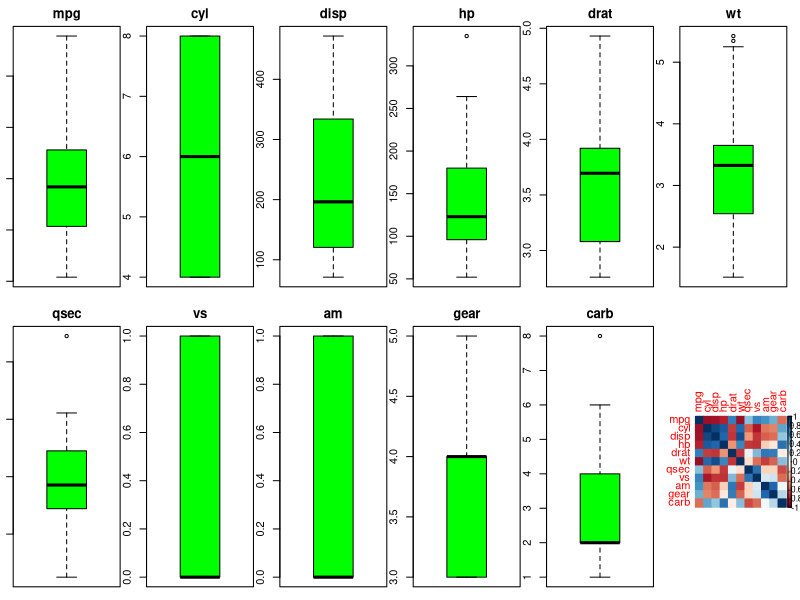
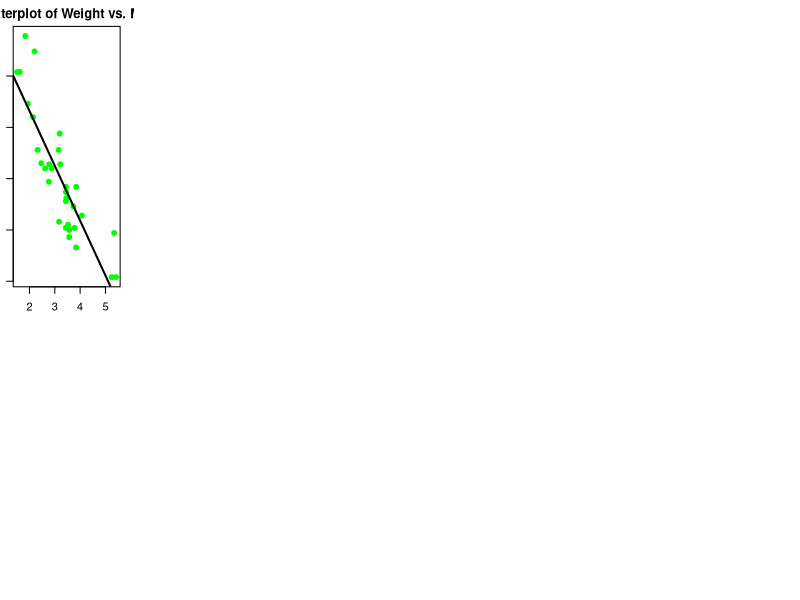

Source code (R) for these figures, in order:
## ---- chunk 1

# Deleting the "#" symbol and running the code will install the package automatically.

#install.packages("dplyr")
#install.packages("ggplot2")
#install.packages("tidyr")

library(dplyr)
library(ggplot2)
library(tidyr)

data("mtcars")

## ---- chunk 2

# Will print out the column names, our variables, of the dataset
colnames(mtcars)

# Will print out the structure of the data
str(mtcars)

# Will print out the summary statistics of the variables of the dataset
summary(mtcars)


## ---- chunk 3

# Creates box plots for each variable in our dataset
par(mfrow = c(2, 6), mar = c(1, 1, 2, 1))

for (i in 1:ncol(mtcars)) {
  boxplot(mtcars[, i], main = names(mtcars)[i], col = "green", border = "black") 
}

## ---- chunk 4

# Will print the number of missing values in the dataset
sum(is.na(mtcars))

## ---- chunk 5

# Will print out the structure of the data
str(mtcars)


## ---- chunk 6


# Visualize the correlation matrix
#install.packages("corrplot") <- remove the "#" symbol to have RStudio automatically install the "corrplot" package

library(corrplot)

correlation_matrix <- cor(mtcars)

# Creates the correlation matrix with numerical values for the variables

correlation_matrix <- cor(mtcars)

# Prints our correlation matrix
print(correlation_matrix)



## ---- chunk 7
# Creates the correlation matrix but changes the numerical value of the correlation with a color
# Red indicates a negative correlation
# Blue indicates a positive correlation

corrplot(correlation_matrix, method = "color")

## ---- chunk 8

# Find the variables with the highest absolute correlation with mpg
mpg_correlation <- correlation_matrix["mpg", ]
abs_correlation <- abs(mpg_correlation)

# Sort in descending order
sorted_correlation <- sort(abs_correlation, decreasing = TRUE)

# Print the variables and their absolute correlation with mpg
print(sorted_correlation)

## ---- chunk 9

# Create a scatterplot between weight and mpg
plot(mtcars$wt, mtcars$mpg, 
     main = "Scatterplot of Weight vs. MPG",
     xlab = "Weight",
     ylab = "Miles per Gallon",
     col = "green",
     pch= 19) #stylizes the data points on the graph

# Adds the regression line which would in
abline(lm(mpg ~ wt, data = mtcars), col = "black", lwd = 2)

## ---- chunk 10

# Fit a linear regression model
lm_model <- lm(mpg ~ wt, data = mtcars)

# Print the regression formula
print(summary(lm_model))

